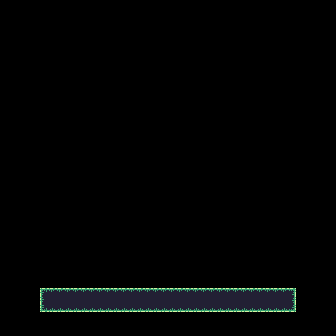

Below is a game level as drawn by its tile map, then a one-line description and the .tmx that defines it (tile-layer data replaced by summaries):
An orthogonal 42x42 tile map with 8x8 px tiles, 1 tile layer (Tile Layer 1) and 2 objects.

<map version="1.8" tiledversion="1.8.5" orientation="orthogonal" renderorder="right-down" width="42" height="42" tilewidth="8" tileheight="8" infinite="0" nextlayerid="4" nextobjectid="3">
 <tileset firstgid="1" name="GD-tileset" tilewidth="8" tileheight="8" tilecount="130" columns="13">
  <image source="GD-tileset.png" width="104" height="80" />
 </tileset>
 <layer id="1" name="Tile Layer 1" width="42" height="42">
  <properties>
   <property name="Draw" type="bool" value="true" />
  </properties>
  <data>[1764 cells, 96 non-empty, 9 distinct tile ids]</data>
 </layer>
 <objectgroup color="#ff0000" id="2" name="terrain">
  <properties>
   <property name="Type" type="int" value="0" />
  </properties>
  <object id="1" x="40" y="288" width="256" height="24" />
 </objectgroup>
 <objectgroup color="#ff55ff" id="3" name="floor">
  <properties>
   <property name="Type" type="int" value="2" />
  </properties>
  <object id="2" x="40.1" y="287.9" width="255.8" height="4.1" />
 </objectgroup>
</map>
